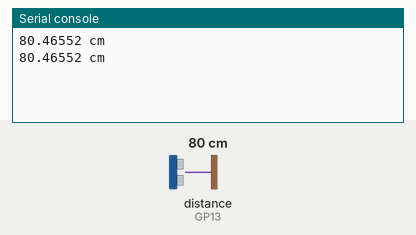
The program below on a simulated Raspberry Pi Pico running MicroPython. Shown: the last lines printed to the serial console. The test bench sets the inputs (shaded band); at power-on: distance to the obstacle (sensor on GP13) 80 cm. The echo pulse lasts 58.3 µs per cm.

Above: at 1.2 s.
1.3 s: distance to the obstacle (sensor on GP13) set to 2 cm
At 2.6 s:
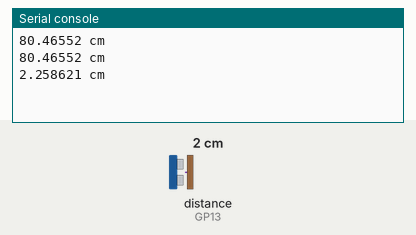
2.8 s: distance to the obstacle (sensor on GP13) set to 4 cm
At 3.7 s:
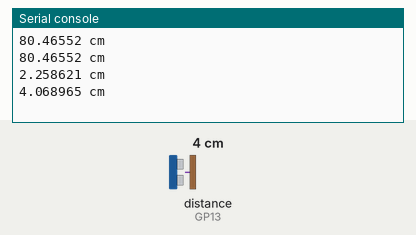
Timing chart, 0 to 5.8 s (numbered marks = the images above; inputs shaded):
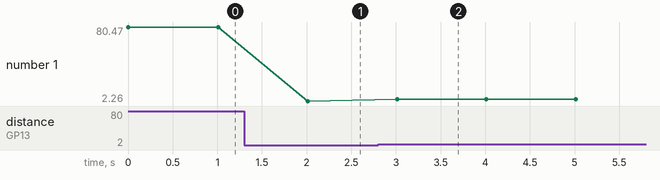

Measured:
- after the input at 1.3 s, the serial console: prints a new line after 0.71 s (image 1)
- after the input at 2.8 s, the serial console: prints a new line after 0.21 s (image 2)
- plotted number 1: 80.47 → 2.26 after the input at 1.3 s, 2.26 → 4.07 after the input at 2.8 s

The program:

Ultrasonic_HC-SR04.py
```python
from machine import Pin
import utime

# Init HC-SR04 pins
trigger_pin = Pin(14, Pin.OUT)
echo_pin = Pin(13, Pin.IN)

def ultra():
    trigger_pin.high()
    utime.sleep_us(10)
    trigger_pin.low()
    signaloff = 0
    signalon = 0
    while echo_pin.value() == 0:
        signaloff = utime.ticks_us()
    while echo_pin.value() == 1:
        signalon = utime.ticks_us()
    timepassed = signalon - signaloff
    distance = timepassed / 58
    return distance

while True:
    distance_cm = ultra()
    print(str(distance_cm) + " cm")
    utime.sleep(1)
```
